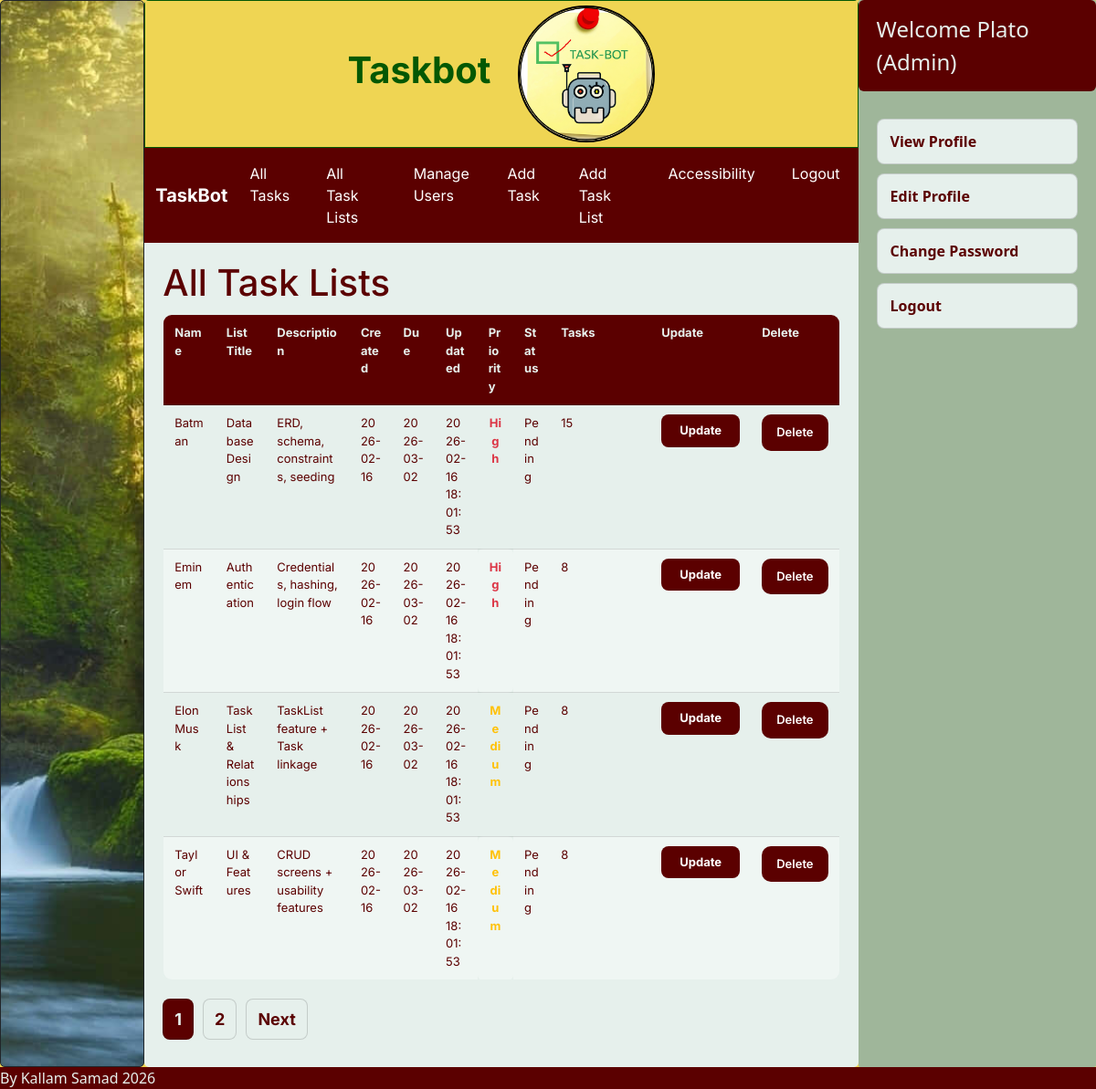
The app's page /index.php?page=alltasklists (signed in), older data.
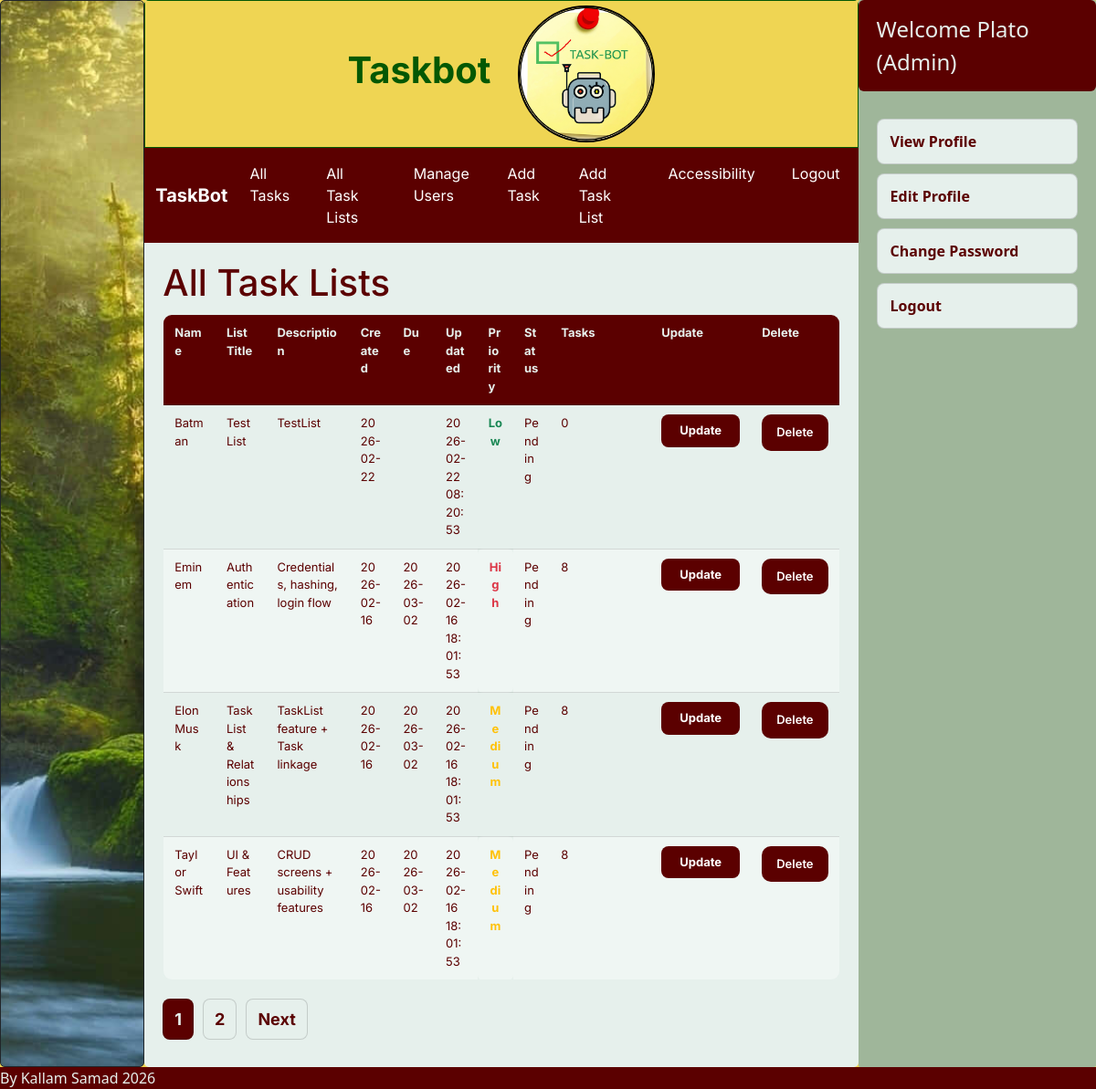
The same page, newer data.
### tables this page shows
CREATE TABLE TaskList ( 

  TaskListID     INTEGER PRIMARY KEY AUTOINCREMENT, 

  ListTitle      TEXT NOT NULL, 

  Description    TEXT, 

  CreateDate     DATE NOT NULL DEFAULT (DATE('now')), 

  DueDate        DATE, 

  UpdatedAt      DATETIME NOT NULL DEFAULT CURRENT_TIMESTAMP, 

  CompletionDate DATE, 

  LastUpdatedBy  INTEGER, 

  Priority       TEXT NOT NULL DEFAULT 'Unassigned', 

  Status         TEXT NOT NULL DEFAULT 'Pending', 

  IsArchived     INTEGER NOT NULL DEFAULT 0, 

  CHECK (Priority IN ('Unassigned', 'Low', 'Medium', 'High')), 

  CHECK (Status IN ('Pending', 'Complete', 'Cancelled')), 

  FOREIGN KEY (LastUpdatedBy) REFERENCES Users(UserID) 

    ON UPDATE CASCADE 

    ON DELETE SET NULL 

);

CREATE TABLE Users ( 

  UserID      INTEGER PRIMARY KEY AUTOINCREMENT, 

  RoleID      INTEGER NOT NULL, 

  DisplayName TEXT NOT NULL, 

  FirstName   TEXT NOT NULL, 

  MiddleName  TEXT DEFAULT ' ', 

  LastName    TEXT NOT NULL, 

  Email       TEXT NOT NULL UNIQUE, 

  Phone       TEXT UNIQUE, 

  IsActive    INTEGER NOT NULL DEFAULT 1, 

  LastLoginAt DATETIME DEFAULT CURRENT_TIMESTAMP, 

  FOREIGN KEY (RoleID) REFERENCES Role(RoleID) 

    ON UPDATE CASCADE 

    ON DELETE CASCADE 

);

CREATE TABLE Role ( 

  RoleID   INTEGER PRIMARY KEY AUTOINCREMENT, 

  RoleType TEXT NOT NULL DEFAULT 'Staff', 

  CHECK (RoleType IN ('Admin', 'Staff')) 

);

### admin_alltasklists.php (the view, shortened to what this page needs)
 <?php
require_once 'db.php';
$db->exec('PRAGMA foreign_keys = ON;');
$records_per_page = 4;
$current_page = isset($_GET['p']) ? (int)$_GET['p'] : 1;
$offset = ($current_page - 1) * $records_per_page;
$countRes = $db->query("SELECT COUNT(*) AS total FROM TaskList WHERE IsArchived = 0");
$countRow = $countRes->fetchArray(SQLITE3_ASSOC);
$total_records = (int)($countRow['total'] ?? 0);
$total_pages = max(1, (int)ceil($total_records / $records_per_page));
$stmt = $db->prepare("
    SELECT
        U.DisplayName,
        L.TaskListID,
        L.ListTitle,
        L.Description,
        L.CreateDate,
        L.DueDate,
        L.UpdatedAt,
        L.Priority,
        L.Status,
        (SELECT COUNT(*) FROM Task T WHERE T.TaskListID = L.TaskListID AND T.IsArchived = 0) AS TaskCount
    FROM TaskList L
    LEFT JOIN Users U ON U.UserID = L.LastUpdatedBy
    WHERE L.IsArchived = 0
    ORDER BY L.UpdatedAt DESC
    LIMIT :limit OFFSET :offset
");
$stmt->bindValue(':limit', $records_per_page, SQLITE3_INTEGER);
$stmt->bindValue(':offset', $offset, SQLITE3_INTEGER);
$result = $stmt->execute();
echo "<h1 class='page-title'>All Task Lists</h1>";
echo "<div class='table-wrap'>";
echo "<table class='tasks-table'>";
echo "
<thead>
<tr>
  <th>Name</th>
  <th>List Title</th>
  <th>Description</th>
  <th>Created</th>
  <th>Due</th>
  <th>Updated</th>
  <th>Priority</th>
  <th>Status</th>
  <th>Tasks</th>
  <th>Update</th>
  <th>Delete</th>
</tr>
</thead>
<tbody>
";
while ($row = $result->fetchArray(SQLITE3_ASSOC)) {
    $name   = htmlspecialchars($row['DisplayName'] ?? 'Unknown');
    $listId = (int)($row['TaskListID'] ?? 0);
    $title   = htmlspecialchars($row['ListTitle'] ?? '');
    $desc    = htmlspecialchars($row['Description'] ?? '');
    $created = htmlspecialchars($row['CreateDate'] ?? '');
    $due     = htmlspecialchars($row['DueDate'] ?? '');
    $updated = htmlspecialchars($row['UpdatedAt'] ?? '');
    $priorityRaw = trim((string)($row['Priority'] ?? ''));
    $priority    = htmlspecialchars($priorityRaw);
    $priorityClass = 'priority-' . strtolower(preg_replace('/\s+/', '-', $priorityRaw));
    $statusRaw = trim((string)($row['Status'] ?? ''));
    $status    = htmlspecialchars($statusRaw);
    $statusClass = 'status-' . strtolower(preg_replace('/\s+/', '-', $statusRaw));
    $taskCount = (int)($row['TaskCount'] ?? 0);
    echo "<tr>
        <td>{$name}</td>
        <td>{$title}</td>
        <td class='desc'>{$desc}</td>
        <td>{$created}</td>
        <td>{$due}</td>
        <td>{$updated}</td>
        <td class='{$priorityClass}'>{$priority}</td>
        <td class='{$statusClass}'>{$status}</td>
        <td>{$taskCount}</td>
        <td>
          <form method='POST' action='index.php?page=updatetasklist'>
            <input type='hidden' name='TaskListID' value='{$listId}'>
            <button class='btn' type='submit'>Update</button>
          </form>
        </td>
        <td>
          <form method='POST' action='deletetasklist.php' onsubmit='return confirm(\"Delete this task list?\");'>
            <input type='hidden' name='TaskListID' value='{$listId}'>
            <button class='btn' type='submit'>Delete</button>
          </form>
        </td>
    </tr>";
}
echo "</tbody></table>";
echo "</div>";
echo "<div class='pagination'>";
for ($i = 1; $i <= $total_pages; $i++) {
    if ($i === $current_page) {
        echo "<strong>{$i}</strong>";
    } else {
        echo "<a href='index.php?page=alltasklists&p={$i}'>{$i}</a>";
    }
}
if ($current_page < $total_pages) {
    $next = $current_page + 1;
    echo "<a href='index.php?page=alltasklists&p={$next}'>Next</a>";
}
echo "</div>";
?>

### dashboard.php (shortened to what this page needs)
<?php
require_once "db.php";
$username = $_SESSION['username'] ?? null;
if ($username === null) {
    $displayname = "Guest";
    $roleType = "Unknown Role";
} else {
    $stmt = $db->prepare("
        SELECT
            U.DisplayName,
            R.RoleType
        FROM Credentials AS C
        INNER JOIN Users AS U ON C.UserID = U.UserID
        INNER JOIN Role  AS R ON U.RoleID = R.RoleID
        WHERE C.Username = :username
        LIMIT 1
    ");
    $stmt->bindValue(":username", $username, SQLITE3_TEXT);
    $result = $stmt->execute();
    $row = $result->fetchArray(SQLITE3_ASSOC);
    $displayname = $row["DisplayName"] ?? "Unknown Name";
    $roleType = $row["RoleType"] ?? "Unknown Role";
}
?>
<div class="hamburger">
  <div class="profile-info">
    <span>
      Welcome <?= htmlspecialchars($displayname) ?>
      (<?= htmlspecialchars($roleType) ?>)
    </span>
  </div>
</div>
<div class="dashboard">
  <ul>
    <li><a href="/TaskBot/viewprofile.php">View Profile</a></li>
    <li><a href="/TaskBot/editprofile.php">Edit Profile</a></li>
    <li><a href="/TaskBot/changepassword.php">Change Password</a></li>
    <li><a href="logout.php">Logout</a></li>
  </ul>
</div>

Row changes from the older to the newer data that the page shows:
no longer on this page (row edited): tasklist: name "Batman", ListTitle "Database Design", Description "ERD, schema, constraints, seeding", CreateDate "2026-02-16", DueDate "2026-03-02", UpdatedAt "2026-02-16 18:01:53", Priority "High", Status "Pending", taskCount "15"
added tasklist: name "Batman", ListTitle "TestList", Description "TestList", CreateDate "2026-02-22", UpdatedAt "2026-02-22 08:20:53", Priority "Low", Status "Pending", taskCount "0"
